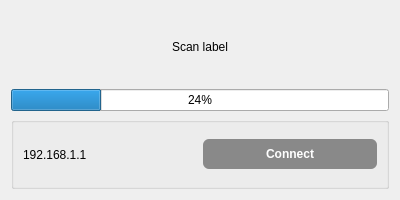
<?xml version="1.0" encoding="UTF-8"?>
<ui version="4.0">
 <class>ScanDialog</class>
 <widget class="QDialog" name="ScanDialog">
  <property name="geometry">
   <rect>
    <x>0</x>
    <y>0</y>
    <width>400</width>
    <height>200</height>
   </rect>
  </property>
  <property name="minimumSize">
   <size>
    <width>400</width>
    <height>0</height>
   </size>
  </property>
  <property name="maximumSize">
   <size>
    <width>400</width>
    <height>200</height>
   </size>
  </property>
  <property name="windowTitle">
   <string>Scan</string>
  </property>
  <layout class="QGridLayout" name="gridLayout">
   <item row="1" column="0">
    <widget class="QLabel" name="label">
     <property name="maximumSize">
      <size>
       <width>16777215</width>
       <height>100</height>
      </size>
     </property>
     <property name="text">
      <string>Scan label</string>
     </property>
     <property name="alignment">
      <set>Qt::AlignCenter</set>
     </property>
    </widget>
   </item>
   <item row="2" column="0">
    <widget class="QProgressBar" name="progressBar">
     <property name="value">
      <number>24</number>
     </property>
    </widget>
   </item>
   <item row="3" column="0">
    <widget class="QGroupBox" name="groupBox">
     <property name="autoFillBackground">
      <bool>true</bool>
     </property>
     <property name="title">
      <string/>
     </property>
     <property name="flat">
      <bool>false</bool>
     </property>
     <property name="checkable">
      <bool>false</bool>
     </property>
     <layout class="QHBoxLayout" name="horizontalLayout">
      <item>
       <widget class="QLabel" name="label_2">
        <property name="text">
         <string>192.168.1.1</string>
        </property>
       </widget>
      </item>
      <item>
       <widget class="QPushButton" name="scan_button_">
        <property name="minimumSize">
         <size>
          <width>0</width>
          <height>30</height>
         </size>
        </property>
        <property name="font">
         <font>
          <weight>75</weight>
          <bold>true</bold>
         </font>
        </property>
        <property name="styleSheet">
         <string notr="true">QPushButton {
	border: none;
	background-color: #898989;
	color: #fff;
	border-radius: 6px;
}

QPushButton:hover {
	background-color: #454545;
}</string>
        </property>
        <property name="text">
         <string>Connect</string>
        </property>
       </widget>
      </item>
     </layout>
    </widget>
   </item>
  </layout>
 </widget>
 <resources/>
 <connections/>
</ui>
